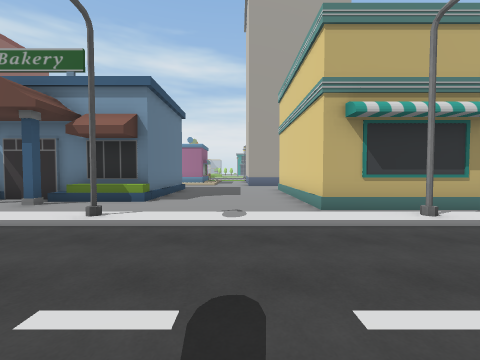
[1] (above)

24 first-person views from a walk through a Unity game level. The camera is 1.5 m above the floor, tilts 2° down and sees 90° across. The floor is counted in squares, 2 m on a side. Each view is taken from the middle of a square. On the plan, view 1 faces up. The plan holds only what a view shows up to about 9 squares ahead; the rest is blank. The place goes on beyond the plan. The player is left out. Some animated figures are not drawn. Some surface patterns are stand-ins.

[2]
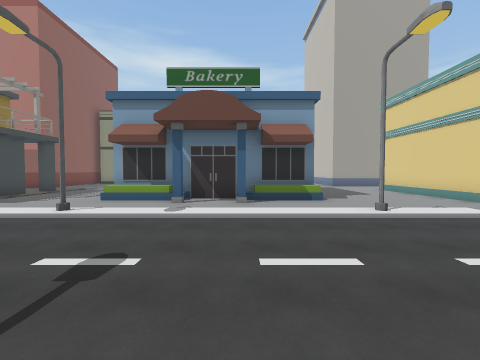

[3]
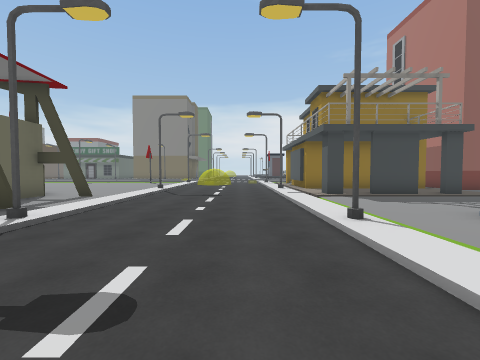

[4]
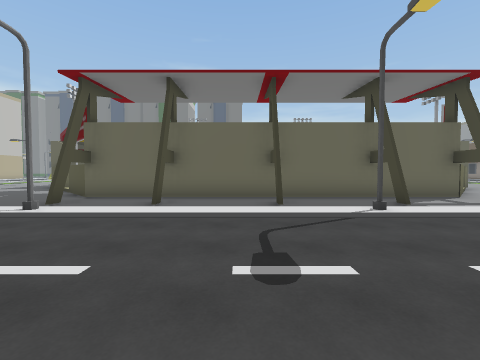

[5]
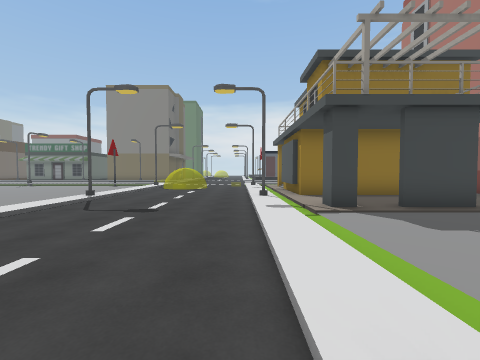

[6]
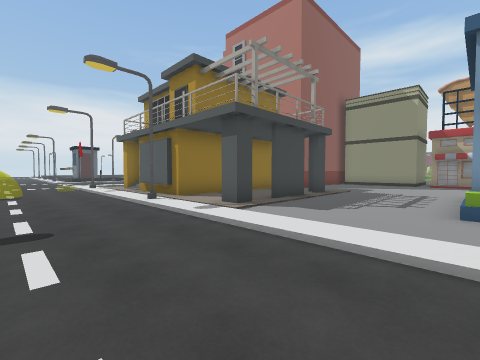

[7]
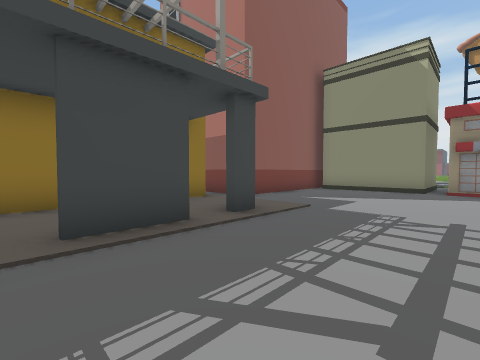

[8]
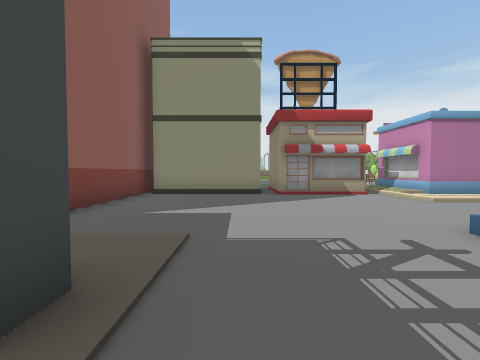

[9]
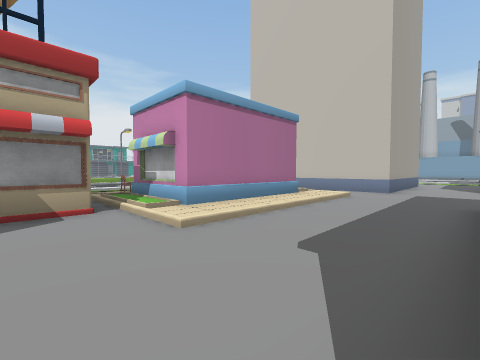

[10]
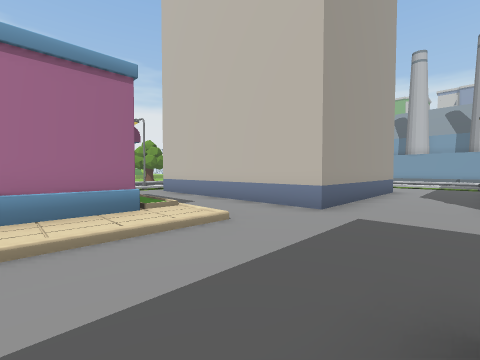

[11]
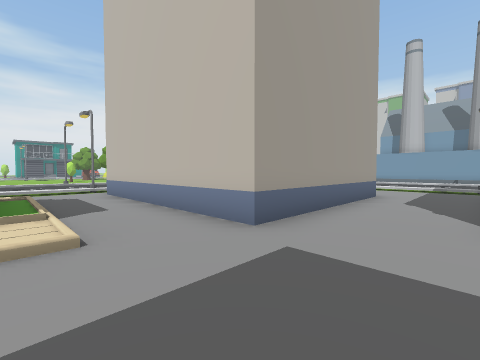

[12]
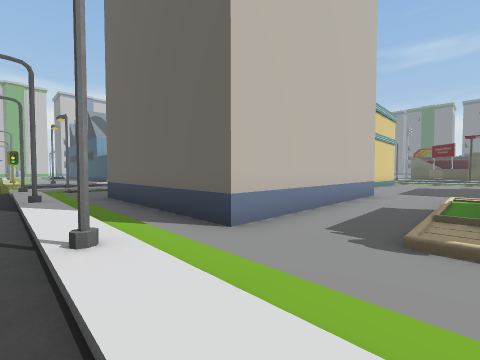

[13]
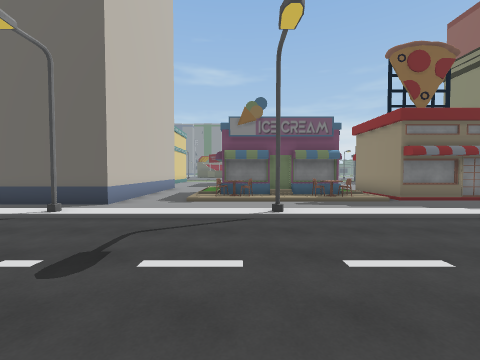

[14]
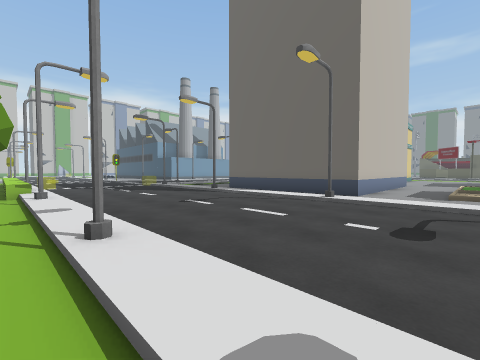

[15]
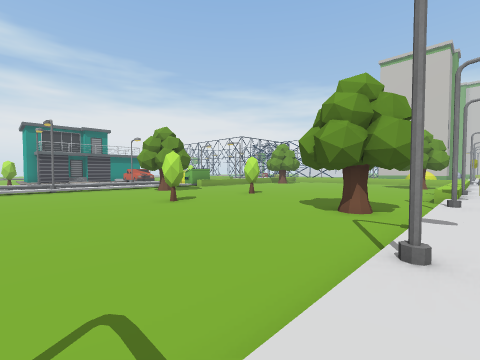

[16]
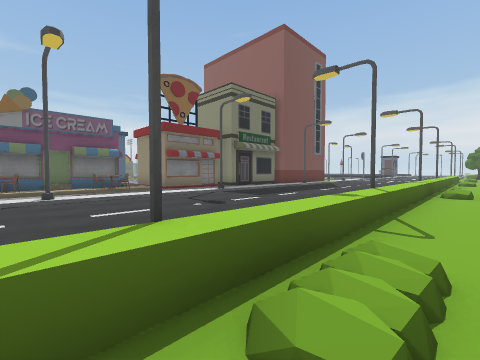

[17]
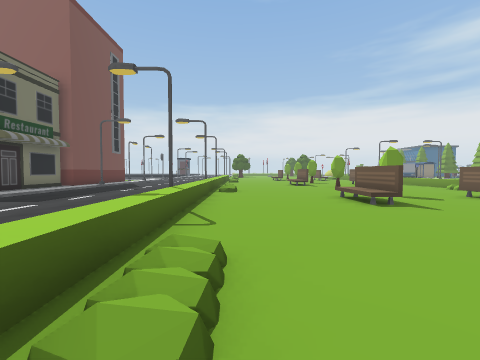

[18]
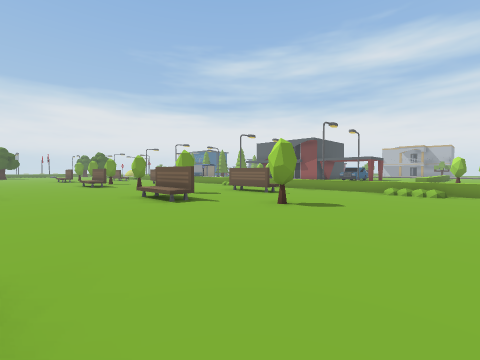

[19]
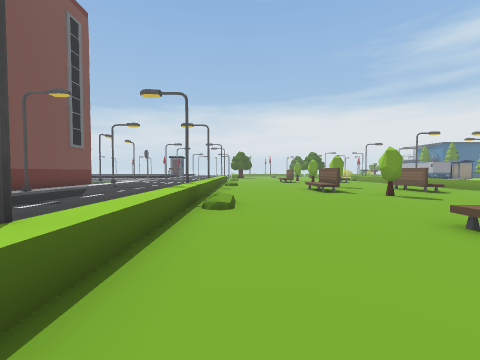

[20]
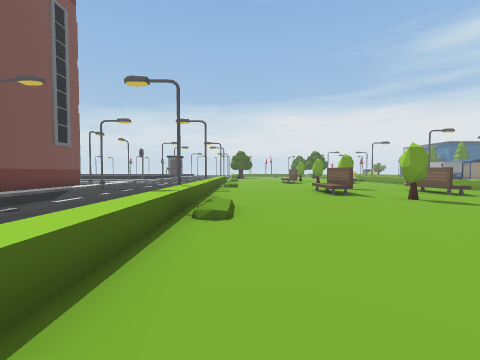

[21]
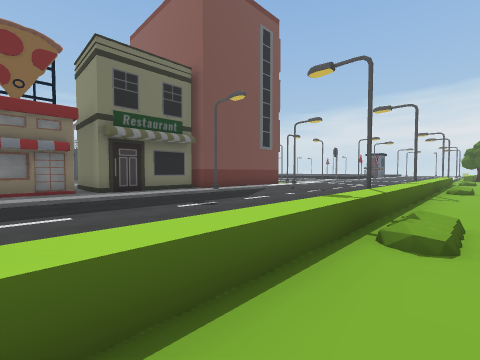

[22]
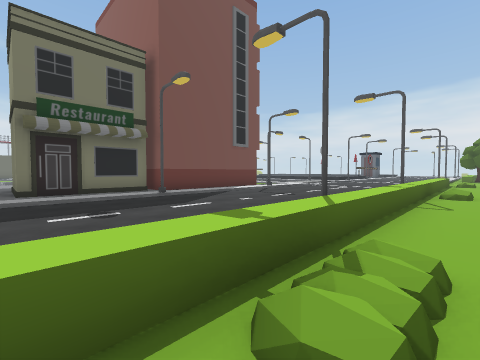

[23]
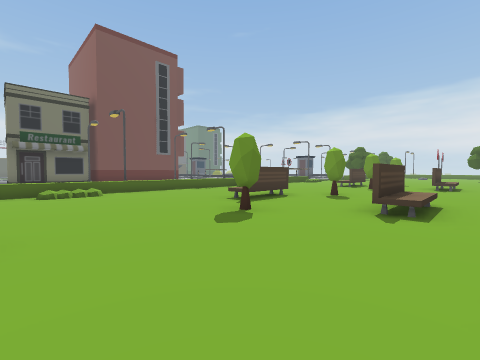

[24]
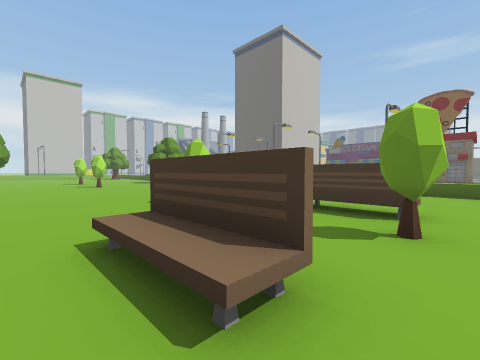

### Floor plan
Key: @ floor where view 1 was taken; # wall or solid block; x gap in a wall; . main floor; : floor 0.25 m higher than the main floor; - floor 0.25 m lower than the main floor; / step, stairs or slope; = window, fence, low wall or low ledge; B building; T tree; E bench; O other object.
Columns run from 17 left of view 1 to 8 right of it. Each row starts with its distance up from view 1.
 36 -------------------
 35 EE-----EE-----------
 34 ---------------------
 33 ---O---O---O-------O--
 32 -----------------------
 31 EE-----EE---------------
 30 -------------------------
 29 --------------------------
 28 ---------------------T----
 27 ===============---------==
 26 /////////////////#////#///
 25 ..........................
 24 .........................
 23 ........................
 22 ........................./
 21 ///#////#////#////#///#///
 20    .......................
 19 BBBBBB...///////..BBBBBB
 18      B.###/##/#/..B
 17      B.###/####:..B
 16   BBBB.###/# # :..B
 15  B......../####/..B
 14  B........//////..BBBBBB
 13  B........................
 12 BB........................
 11 ........///////...........
 10  #......B      .
  9  #..#...B     B....#
  8  #..x...B     B....#
  7  #..#...BBBBBBB....#
  6  #..........B......#
  5 ##..#..............####
  4 //#//////#/////#//////
  3 .....................
  2 ....................
  1 ............... ...
  0 ...............  @
 -1 //#//////#/////#
 -2  ...............
 -3 .....#.#..#..#..#.
 -4 ...................
 -5 .. .#############...
 -6    ##           ##..

Positions as (right, up) in squares from view 1, and headings:
1: (0, 0), facing up
2: (-5, -1), facing up
3: (-5, 2), facing left
4: (-6, 3), facing down
5: (-8, 3), facing left
6: (-9, 1), facing up-left
7: (-10, 6), facing up-left
8: (-12, 8), facing up
9: (-9, 11), facing up-right
10: (-4, 11), facing up-right
11: (-2, 11), facing up-right
12: (-2, 22), facing down-right
13: (-3, 26), facing down
14: (-2, 27), facing down-right
15: (-2, 26), facing up-right
16: (-3, 28), facing down-left
17: (-3, 28), facing left
18: (-3, 28), facing up-left
19: (-7, 28), facing left
20: (-8, 28), facing left
21: (-9, 28), facing down-left
22: (-11, 28), facing down-left
23: (-11, 36), facing down-left
24: (-11, 36), facing down-right
